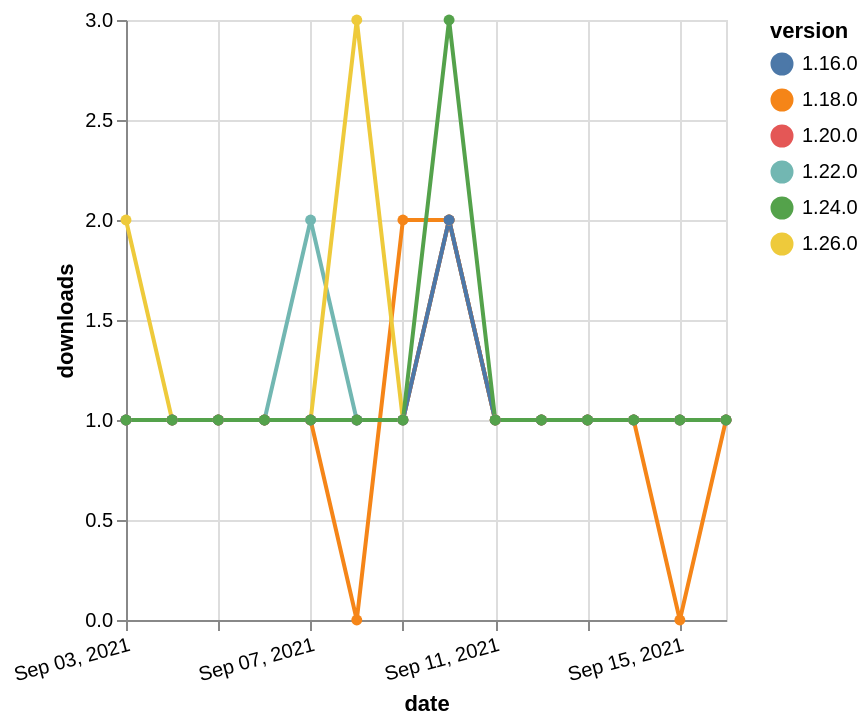

Specify this chart in Vega-Lite:
### Vega-Lite specification from a JSON file in a GitHub repository (floating-point values rounded to 4 significant figures)
{"$schema": "https://vega.github.io/schema/vega-lite/v5.json", "description": "A simple bar chart with embedded data.", "data": {"values": [{"date": "2021-09-03", "total": 209, "delta": 1, "version": "1.18.0"}, {"date": "2021-09-04", "total": 210, "delta": 1, "version": "1.18.0"}, {"date": "2021-09-05", "total": 211, "delta": 1, "version": "1.18.0"}, {"date": "2021-09-06", "total": 212, "delta": 1, "version": "1.18.0"}, {"date": "2021-09-07", "total": 213, "delta": 1, "version": "1.18.0"}, {"date": "2021-09-08", "total": 213, "delta": 0, "version": "1.18.0"}, {"date": "2021-09-09", "total": 215, "delta": 2, "version": "1.18.0"}, {"date": "2021-09-10", "total": 217, "delta": 2, "version": "1.18.0"}, {"date": "2021-09-11", "total": 218, "delta": 1, "version": "1.18.0"}, {"date": "2021-09-12", "total": 219, "delta": 1, "version": "1.18.0"}, {"date": "2021-09-13", "total": 220, "delta": 1, "version": "1.18.0"}, {"date": "2021-09-14", "total": 221, "delta": 1, "version": "1.18.0"}, {"date": "2021-09-15", "total": 221, "delta": 0, "version": "1.18.0"}, {"date": "2021-09-16", "total": 222, "delta": 1, "version": "1.18.0"}, {"date": "2021-09-03", "total": 185, "delta": 1, "version": "1.22.0"}, {"date": "2021-09-04", "total": 186, "delta": 1, "version": "1.22.0"}, {"date": "2021-09-05", "total": 187, "delta": 1, "version": "1.22.0"}, {"date": "2021-09-06", "total": 188, "delta": 1, "version": "1.22.0"}, {"date": "2021-09-07", "total": 190, "delta": 2, "version": "1.22.0"}, {"date": "2021-09-08", "total": 191, "delta": 1, "version": "1.22.0"}, {"date": "2021-09-09", "total": 192, "delta": 1, "version": "1.22.0"}, {"date": "2021-09-10", "total": 194, "delta": 2, "version": "1.22.0"}, {"date": "2021-09-11", "total": 195, "delta": 1, "version": "1.22.0"}, {"date": "2021-09-12", "total": 196, "delta": 1, "version": "1.22.0"}, {"date": "2021-09-13", "total": 197, "delta": 1, "version": "1.22.0"}, {"date": "2021-09-14", "total": 198, "delta": 1, "version": "1.22.0"}, {"date": "2021-09-15", "total": 199, "delta": 1, "version": "1.22.0"}, {"date": "2021-09-16", "total": 200, "delta": 1, "version": "1.22.0"}, {"date": "2021-09-03", "total": 122, "delta": 2, "version": "1.26.0"}, {"date": "2021-09-04", "total": 123, "delta": 1, "version": "1.26.0"}, {"date": "2021-09-05", "total": 124, "delta": 1, "version": "1.26.0"}, {"date": "2021-09-06", "total": 125, "delta": 1, "version": "1.26.0"}, {"date": "2021-09-07", "total": 126, "delta": 1, "version": "1.26.0"}, {"date": "2021-09-08", "total": 129, "delta": 3, "version": "1.26.0"}, {"date": "2021-09-09", "total": 130, "delta": 1, "version": "1.26.0"}, {"date": "2021-09-10", "total": 132, "delta": 2, "version": "1.26.0"}, {"date": "2021-09-11", "total": 133, "delta": 1, "version": "1.26.0"}, {"date": "2021-09-12", "total": 134, "delta": 1, "version": "1.26.0"}, {"date": "2021-09-13", "total": 135, "delta": 1, "version": "1.26.0"}, {"date": "2021-09-14", "total": 136, "delta": 1, "version": "1.26.0"}, {"date": "2021-09-15", "total": 137, "delta": 1, "version": "1.26.0"}, {"date": "2021-09-16", "total": 138, "delta": 1, "version": "1.26.0"}, {"date": "2021-09-03", "total": 208, "delta": 1, "version": "1.20.0"}, {"date": "2021-09-04", "total": 209, "delta": 1, "version": "1.20.0"}, {"date": "2021-09-05", "total": 210, "delta": 1, "version": "1.20.0"}, {"date": "2021-09-06", "total": 211, "delta": 1, "version": "1.20.0"}, {"date": "2021-09-07", "total": 212, "delta": 1, "version": "1.20.0"}, {"date": "2021-09-08", "total": 213, "delta": 1, "version": "1.20.0"}, {"date": "2021-09-09", "total": 214, "delta": 1, "version": "1.20.0"}, {"date": "2021-09-10", "total": 216, "delta": 2, "version": "1.20.0"}, {"date": "2021-09-11", "total": 217, "delta": 1, "version": "1.20.0"}, {"date": "2021-09-12", "total": 218, "delta": 1, "version": "1.20.0"}, {"date": "2021-09-13", "total": 219, "delta": 1, "version": "1.20.0"}, {"date": "2021-09-14", "total": 220, "delta": 1, "version": "1.20.0"}, {"date": "2021-09-15", "total": 221, "delta": 1, "version": "1.20.0"}, {"date": "2021-09-16", "total": 222, "delta": 1, "version": "1.20.0"}, {"date": "2021-09-03", "total": 310, "delta": 1, "version": "1.16.0"}, {"date": "2021-09-04", "total": 311, "delta": 1, "version": "1.16.0"}, {"date": "2021-09-05", "total": 312, "delta": 1, "version": "1.16.0"}, {"date": "2021-09-06", "total": 313, "delta": 1, "version": "1.16.0"}, {"date": "2021-09-07", "total": 314, "delta": 1, "version": "1.16.0"}, {"date": "2021-09-08", "total": 315, "delta": 1, "version": "1.16.0"}, {"date": "2021-09-09", "total": 316, "delta": 1, "version": "1.16.0"}, {"date": "2021-09-10", "total": 318, "delta": 2, "version": "1.16.0"}, {"date": "2021-09-11", "total": 319, "delta": 1, "version": "1.16.0"}, {"date": "2021-09-12", "total": 320, "delta": 1, "version": "1.16.0"}, {"date": "2021-09-13", "total": 321, "delta": 1, "version": "1.16.0"}, {"date": "2021-09-14", "total": 322, "delta": 1, "version": "1.16.0"}, {"date": "2021-09-15", "total": 323, "delta": 1, "version": "1.16.0"}, {"date": "2021-09-16", "total": 324, "delta": 1, "version": "1.16.0"}, {"date": "2021-09-03", "total": 201, "delta": 1, "version": "1.24.0"}, {"date": "2021-09-04", "total": 202, "delta": 1, "version": "1.24.0"}, {"date": "2021-09-05", "total": 203, "delta": 1, "version": "1.24.0"}, {"date": "2021-09-06", "total": 204, "delta": 1, "version": "1.24.0"}, {"date": "2021-09-07", "total": 205, "delta": 1, "version": "1.24.0"}, {"date": "2021-09-08", "total": 206, "delta": 1, "version": "1.24.0"}, {"date": "2021-09-09", "total": 207, "delta": 1, "version": "1.24.0"}, {"date": "2021-09-10", "total": 210, "delta": 3, "version": "1.24.0"}, {"date": "2021-09-11", "total": 211, "delta": 1, "version": "1.24.0"}, {"date": "2021-09-12", "total": 212, "delta": 1, "version": "1.24.0"}, {"date": "2021-09-13", "total": 213, "delta": 1, "version": "1.24.0"}, {"date": "2021-09-14", "total": 214, "delta": 1, "version": "1.24.0"}, {"date": "2021-09-15", "total": 215, "delta": 1, "version": "1.24.0"}, {"date": "2021-09-16", "total": 216, "delta": 1, "version": "1.24.0"}]}, "width": "container", "mark": {"type": "line", "point": {"filled": true}}, "encoding": {"x": {"field": "date", "type": "temporal", "timeUnit": "yearmonthdate", "title": "date", "axis": {"labelAngle": -15}}, "y": {"field": "delta", "type": "quantitative", "title": "downloads"}, "color": {"field": "version", "type": "nominal"}, "tooltip": {"field": "delta"}}}
